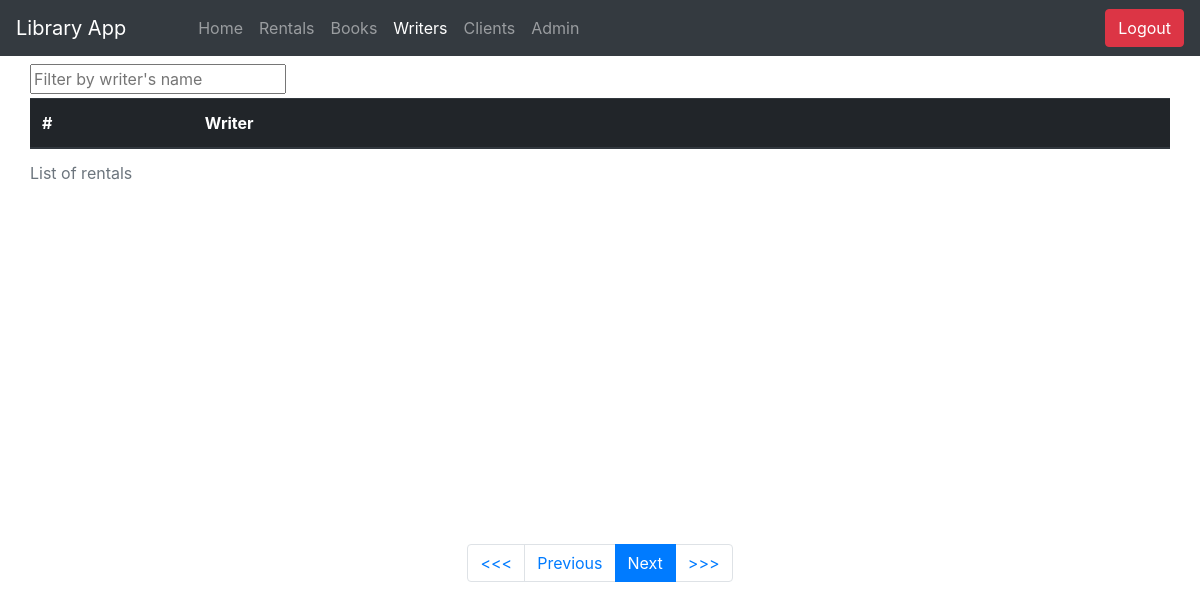
The app's page /homework/library-app/Writers/index (signed in), older data.
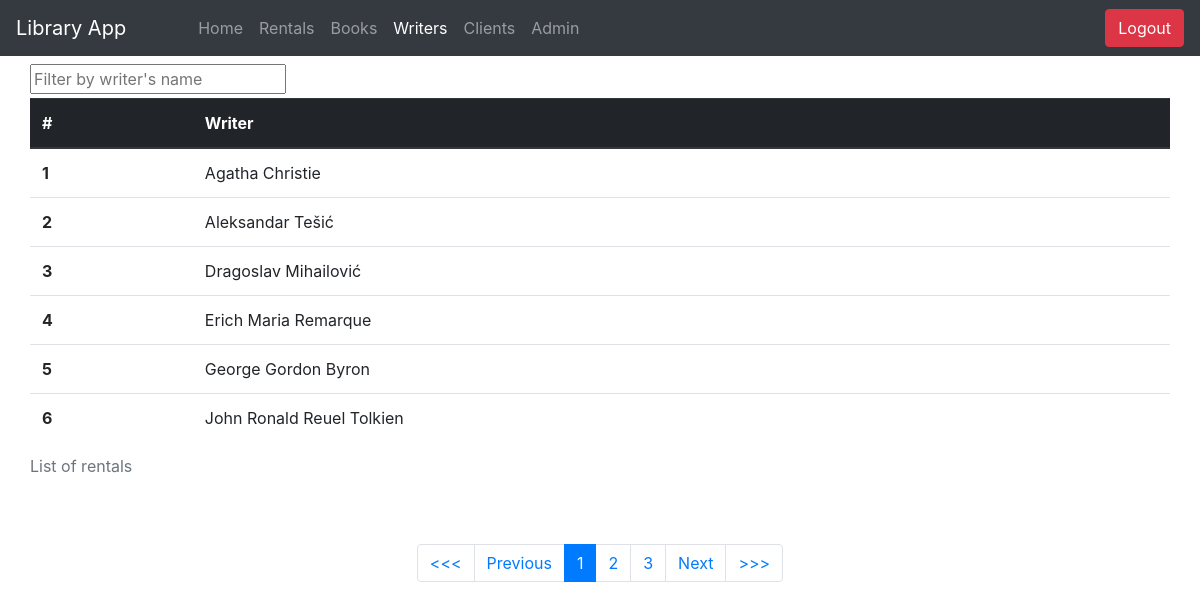
The same page, newer data.
### tables this page shows
CREATE TABLE IF NOT EXISTS `writers` (
  `id` int(11) NOT NULL AUTO_INCREMENT,
  `first_name` varchar(45) NOT NULL,
  `last_name` varchar(45) NOT NULL,
  PRIMARY KEY (`id`)
);

### core/ClassAutoloader/ClassAutoLoader.php (called while the page is built, shortened)
<?php
class ClassAutoLoader {
	public function __construct($path) {
		$this->path = $path;
	}
}

### core/Auth.php (called while the page is built)
<?php
class Auth {
	public static function logged() {
		if (isset($_SESSION['logged'])) {
			return true;
		}
		return false;
	}
	public static function admin() {
		if ($_SESSION['priviledge'] == 'admin') {
			return true;
		}
		return false;
	}
}

### controller/BaseController.php (called while the page is built, shortened)
<?php
class BaseController {
	public function show_view($view) {
		require 'view/includes/header.php';
		(Auth::logged() && $view != '404')?require 'view/includes/navigation.php':false;
		require 'view/'.$view.'.php';
		require 'view/includes/footer.php';
	}
}

### controller/Writers.php (called while the page is built, shortened)
<?php
class Writers extends BaseController {
	public function index ($pg=0) {
		$skip = 0;
		$this->data['writers'] = DBWriters::getAllWriters($skip);
		$this->show_view('writers');
	}
}

### core/Route.php (called while the page is built, shortened)
<?php
class Route {
	public static $controller;
	public static $method;
	public static $params = [];
	public static function post($url, $action, $req=[]) {
		self::$params = $_POST;
		$url_arr = self::prepareURL($url);
		$path_arr = self::prepareServerURLPath();
		if ($path_arr[0] != $url_arr[0] || count($path_arr) != count($url_arr)) {
			return;
		}
	}
	public static function get($url, $action, $req=[]) {
		$path = self::findServerPath();
		$url_arr = self::prepareURL($url);
		$path_arr = self::prepareServerURLPath();
		if ($path_arr[0] != $url_arr[0] || count($path_arr) != count($url_arr)) {
			return;
		} else {
			if (ltrim($url, '/') == $path) {
				self::$params = [];
			} else if (!empty($req)) {
				self::$params = self::collectParams($url_arr, $path_arr);
				foreach ($req as $key => $value) {
					if (!preg_match($value, self::$params[$key])) {
						return;
					}
				}
			} else {
				return;
			}
			$action = explode('@', $action);
			self::$controller = $action[0];
			self::$method = $action[1];
			self::$controller = new self::$controller;
		}
		call_user_func_array([self::$controller, self::$method], self::$params);
		exit;
	}
	public static function prepareURL ($url) {
		$url = ltrim($url, '/');
		return explode('/', $url);
	}
	public static function findServerPath () {
		return str_replace(INCL_PATH, '', $_SERVER['REQUEST_URI']);
	}
	public static function prepareServerURLPath () {
		$path = self::findServerPath();
		return $path_arr = explode('/', $path);
	}
}

### index.php (called while the page is built, shortened)
<?php
require_once 'core/ClassAutoloader/ClassAutoLoader.php';
include 'controller/BaseController.php';
include 'routes.php';

### model/DB.php (called while the page is built, shortened)
<?php
class DB {
	private static $data = [];
	private static $conn;
	private static function getInstance(){
		return self::$conn;
	}
	private function __construct(){
		self::$conn = new mysqli(DBSERVER,DBUSER,DBPASS,DBNAME);
	}
	protected static function executeSQL($sql) {
		$db = self::getInstance();
		$db->set_charset("utf8");
		$res = $db->query($sql);
		return $res;
	}
	protected static function queryAndFetchInObj($sql) {
		self::$data = [];
		$res = self::executeSQL($sql);
		while ($row = $res->fetch_object()) {
			array_push(self::$data, $row);
		}
		return self::$data;
	}
}

### model/DBWriters.php (called while the page is built, shortened)
<?php
class DBWriters extends DB {
	public static function getAllWriters($skip) {
		$sql = "select id, concat(first_name, \" \", last_name) as writer,
				(select count(*) from writers) as total
				from writers
				order by first_name
				limit $skip,".PG_RESULTS;
		return self::queryAndFetchInObj($sql);
	}
}

### view/writers.php (the view)
<div class="container">
	<div class="row">
		<form class="mt-2">
			<input type="text" name="filter" placeholder="Filter by writer's name" id="filter">
		</form>
		<div  class="table-holder" style="min-height: 450px; width:100%">
			<table class="table table-hover mt-1">
				<caption>List of rentals</caption>
				<thead class="thead-dark">
				    <tr>
				      <th scope="col" style="width: 5%">#</th>
				      <th scope="col" style="width: 30%">Writer</th>
				    </tr>
				</thead>
				<div class="table-content">
					<tbody class="tbody col-12">
						<?php
						foreach ($this->data['writers'] as $key => $value) {
						?>
							<tr style="cursor: pointer;" onclick="document.location.href='<?php echo INCL_PATH.'Writers/'.$value->id.'/p1'; ?>'">
							    <th scope="row"><?php echo $key+1; ?></th>
							    <td><?php echo $value->writer; ?></td>
						    </tr>
						<?php
						}
						?>
					 </tbody>
				</div>
			</table>
		</div>
		<nav class="col-12">
		    <ul class="pagination justify-content-center">
		    	<?php
			    foreach ($this->data['pagination_links'] as $link) {
			    	echo  '<li class="page-item"><a href="'.$link[0].'" class="page-link">'.$link[1].'</a></li>';
			    }
			    ?>
		    </ul>
		</nav>

### routes.php (shortened to what this page needs)
<?php
if (Auth::logged()) {
	Route::get('/Writers/index', 'Writers@index');
} else {
	Route::post('/Login/loginUser', 'Login@loginUser');
	Route::redirect('Login@index');
}

### view/includes/header.php (shortened to what this page needs)
<!DOCTYPE html>
<html>
	<head>
		<link rel="stylesheet" type="text/css" href="<?php  echo INCL_PATH.'assets/css/bootstrap.css'?>">
		<link rel="stylesheet" type="text/css" href="<?php  echo INCL_PATH.'assets/css/main.css'?>">
	</head>
	<body>

### view/includes/navigation.php
<nav class="navbar navbar-expand-lg navbar-dark bg-dark">
    <div class="collapse navbar-collapse">
	    <div class="navbar-header">
	      <a class="navbar-brand" href="<?php echo INCL_PATH; ?>">Library App</a>
	    </div>
	    <ul class="nav navbar-nav ml-5">
	      <li class="nav-item"><a href="<?php echo INCL_PATH; ?>"  class="nav-link">Home</a></li>
	      <li class="nav-item"><a href="<?php echo INCL_PATH.'Rentals/index'; ?>"  class="nav-link">Rentals</a></li>
	      <li class="nav-item"><a href="<?php echo INCL_PATH.'Books/index'; ?>" class="nav-link">Books</a></li>
	      <li class="nav-item"><a href="<?php echo INCL_PATH.'Writers/index'; ?>" class="nav-link">Writers</a></li>
	      <li class="nav-item"><a href="<?php echo INCL_PATH.'Clients/index'; ?>" class="nav-link">Clients</a></li>
	      <?php echo (Auth::admin()) ? '<li class="nav-item"><a href="'.INCL_PATH.'Admin/index" class="nav-link">Admin</a></li>' : false ?>
	    </ul>
  	</div>
  	<form method="post" action="<?php echo INCL_PATH.'Login/logoutUser'; ?>">
		<div class="form-group">
   			<button class="btn btn-danger navbar-btn float-right">Logout</button>
   		</div>
	</form>
</nav>

### view/includes/footer.php (shortened to what this page needs)
			</div>
		</div>
	</body>
</html>

### assets/css/main.css (style rules this page uses)
.page-link { transition: background-color .3s ease; }
.form-group { position: relative; }

Row changes from the older to the newer data that the page shows:
added writers: writer "Agatha Christie"
added writers: writer "Aleksandar Tešić"
added writers: writer "Dragoslav Mihailović"
added writers: writer "Erich Maria Remarque"
added writers: writer "George Gordon Byron"
added writers: writer "John Ronald Reuel Tolkien"
Text that changed along with them:
new list line: "1"
new list line: "2"
new list line: "3"
